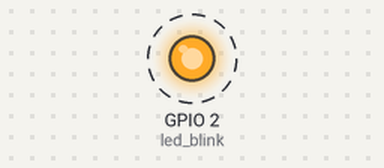
Recording of a program running on a simulated ESP8266 (NodeMCU). Parts: output pins drawn as LEDs (lit = HIGH). Dashed ring = blinking. WiFi joins after 1.5 s; servers stay silent unless stated; what the program prints to the serial monitor is not drawn.

Above: at 1.7 s.
Timing chart, 0 to 5.0 s (numbered marks = the images above):
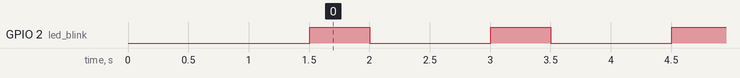

The program:

main.cpp
```cpp
#include <WiFiManager.h> // https://github.com/tzapu/WiFiManager
#include <ArduinoOTA.h>

#ifdef ESP32
#define LED_BUILTIN 2
#endif

void setupArduinoOTA(void);
void setupWiFiManager(void);

void setup() {
  Serial.begin(115200);
  Serial.println("Booting");

  setupWiFiManager();
  setupArduinoOTA();

  pinMode(LED_BUILTIN, OUTPUT); // led blink
}

void loop() {
  ArduinoOTA.handle();

  // led blink
  digitalWrite(LED_BUILTIN, HIGH);  // turn the LED on (HIGH is the voltage level)
  delay(500);                       // wait for a second
  digitalWrite(LED_BUILTIN, LOW);   // turn the LED off by making the voltage LOW
  delay(1000);                      // wait for a second
}


/**
 * setupWiFiManager
 * Configura o WiFi Manager
 * Utiliza o endereço IP 192.168.0.1
 * SSID OTA-Template
 * Não tem senha
 */
void setupWiFiManager(void) {
  // WiFiManager, Local initialization. Once its business is done, there is no need to keep it around
  WiFiManager wm;

  // reset settings - wipe stored credentials for testing
  // these are stored by the esp library
  // wm.resetSettings();

  // Automatically connect using saved credentials,
  // if connection fails, it starts an access point with the specified name ( "AutoConnectAP"),
  // if empty will auto generate SSID, if password is blank it will be anonymous AP (wm.autoConnect())
  // then goes into a blocking loop awaiting configuration and will return success result

  bool res;
  // Apagar as credenciais Wi-Fi armazenadas (descomente a linha abaixo para limpar)
  // wm.resetSettings();
  //set custom ip for portal
  wm.setAPStaticIPConfig(IPAddress(192,168,0,1), IPAddress(192,168,0,1), IPAddress(255,255,255,0));
  // res = wm.autoConnect(); // auto generated AP name from chipid
  // res = wm.autoConnect("AutoConnectAP"); // anonymous ap
  // res = wm.autoConnect("OTA-Template", "password"); // password protected ap
  res = wm.autoConnect("OTA-Template"); // no password protected

  if (!res) {
    Serial.println("Failed to connect");
    // ESP.restart();
  }
  else {
    // if you get here you have connected to the WiFi
    Serial.println("connected...yeey :)");
  }
}


/**
 * setupArduinoOTA
 * Configura o Arduino OTA para upload de código via Wi-Fi
 * Porta 8266 (default)
 * Host OTA-Template
 * Sem senha
 */
void setupArduinoOTA(void) {
  // Port defaults to 8266
  // ArduinoOTA.setPort(8266);

  // Hostname defaults to esp8266-[ChipID]
  ArduinoOTA.setHostname("OTA-Template");

  // No authentication by default
  // ArduinoOTA.setPassword("admin");

  // Password can be set with it's md5 value as well
  // MD5(admin) = 21232f297a57a5a743894a0e4a801fc3
  // ArduinoOTA.setPasswordHash("21232f297a57a5a743894a0e4a801fc3");

  ArduinoOTA.onStart([]() {
    String type;
    if (ArduinoOTA.getCommand() == U_FLASH) {
      type = "sketch";
    } else {  // U_FS
      type = "filesystem";
    }

    // NOTE: if updating FS this would be the place to unmount FS using FS.end()
    Serial.println("Start updating " + type);
  });

  ArduinoOTA.onEnd([]() { Serial.println("\nEnd"); });

  ArduinoOTA.onProgress([](unsigned int progress, unsigned int total) {
    Serial.printf("Progress: %u%%\r", (progress / (total / 100)));
  });

  ArduinoOTA.onError([](ota_error_t error) {
    Serial.printf("Error[%u]: ", error);
    if (error == OTA_AUTH_ERROR) {
      Serial.println("Auth Failed");
    } else if (error == OTA_BEGIN_ERROR) {
      Serial.println("Begin Failed");
    } else if (error == OTA_CONNECT_ERROR) {
      Serial.println("Connect Failed");
    } else if (error == OTA_RECEIVE_ERROR) {
      Serial.println("Receive Failed");
    } else if (error == OTA_END_ERROR) {
      Serial.println("End Failed");
    }
  });

  ArduinoOTA.begin();
  Serial.println("Ready");
  Serial.print("IP address: ");
  Serial.println(WiFi.localIP());
}
```

Measured:
- by itself, GPIO 2 (led_blink): alternates HIGH for 0.50 s and LOW for 1.0 s
